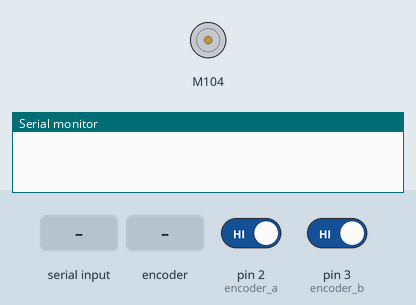
Bench run of a sketch on a simulated Arduino Uno, built with avr-gcc and run on an emulated ATmega328P. On the bench: DC motor (green arrow = forward, orange = backward, longer = faster), the last lines printed to the serial monitor. Inputs (shaded band) come from the test bench; at power-on: pin 2 (encoder_a) HIGH, pin 3 (encoder_b) HIGH.

Above: at 0.9 s.
1.0 s: "1" received over Serial
At 3.8 s:
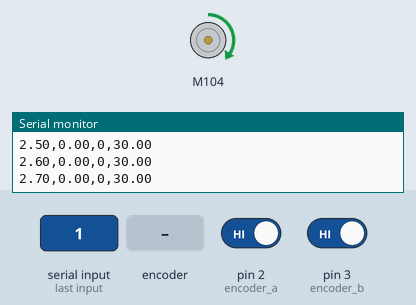
4.0 s: rotary encoder on pin 2 (encoder_a) / pin 3 (encoder_b) turned 1 step (first pin leading)
5.7 s: rotary encoder on pin 2 (encoder_a) / pin 3 (encoder_b) turned 1 step (first pin leading)
Timing chart, 0 to 8.7 s (numbered marks = the images above; inputs shaded):
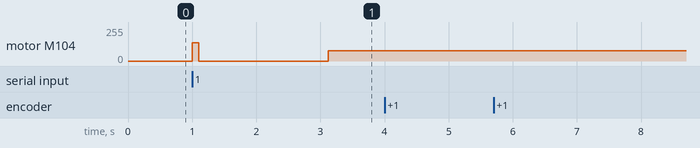

The sketch:

FanPendulumProcessGain.ino
```cpp
#include "MotorDriver.h"

MotorDriver motor;


// Perform a manual change in fan output, measure process value (angle)
// response and time for that to happen, to determine process gain
// and process time constant
// Motor control, height, current error, set point, time variables
float motorSpeed = 0;
float t = 0;

float position = 0;

// Red - 5V
// Black - GND
const int encoder_a = 2; // Green - pin 2 - Digital
const int encoder_b = 3; // White - pin 3 - Digital
long encoder = 0;

void setup() {
  // Initialize serial communication:
  Serial.begin(9600);

  // wait for system to stop before starting, so that zero point is accurate
  while (Serial.available() == 0) { }

  // Initialize motor
  motor.begin();
  motor.speed(0, 54);

  // Rotary encoder pins
  pinMode(encoder_a, INPUT_PULLUP);
  pinMode(encoder_b, INPUT_PULLUP);

  attachInterrupt(0, encoderPinChangeA, CHANGE);
  attachInterrupt(1, encoderPinChangeB, CHANGE);
}


void encoderPinChangeA() {
encoder += digitalRead(encoder_a) == digitalRead(encoder_b) ? -1 : 1;
position = float(encoder)*(360.0/2400.0); // convert position to angle in degrees (600 steps per turn, 2400 in quadrature)
}

void encoderPinChangeB() {
encoder += digitalRead(encoder_a) != digitalRead(encoder_b) ? -1 : 1;
position = float(encoder)*(360.0/2400.0); // convert position to angle in degrees (600 steps per turn, 2400 in quadrature)
}


void loop() {
  // Track the length of each loop, which varies with travel time
  // of the sound (which is dependent on the location of the ball)
  unsigned long StartTime = micros();

  if (t>2){
    motorSpeed = 30;
  }

  delay(100);

  unsigned long CurrentTime = micros();
  float ElapsedTime = float(CurrentTime - StartTime);

  motor.speed(0,motorSpeed);

  // Time update
  t = t + float(ElapsedTime/1000000);

  // Output to be copied and pasted into a CSV file that we'll make the graph from
  Serial.print(t);
  Serial.print(",");
 Serial.print(position);
  Serial.print(",");
  Serial.print("0");
  Serial.print(",");
  Serial.println(motorSpeed);
}
```

Measured:
- after the input at 1.0 s, motor M104: stopped → forward 137/255 at once, → stopped 0.10 s later, → forward 76/255 2.0 s later
